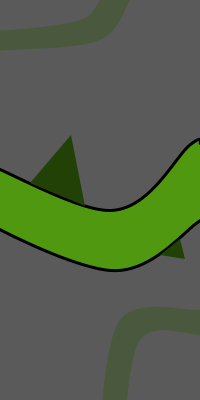
Frame 1 (no input)
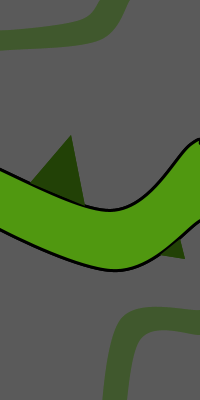
Frame 2 (the mouse pressed at the canvas centre, redrawn once)

The Processing sketch that drew these frames (run headless with seeded random() and noise(); the mouse was pressed at the canvas centre and the sketch redrawn once):

// Processing sketch: processing_24698
// ── processing_24698.pde

//import processing.pdf.*;

void setup() {
  size(200,400);
  background(90);
 noLoop();
 //beginRecord(PDF, "finalboard2pdf.pdf");
}

void draw() {

smooth();
noStroke();


fill(48, 86, 17, 100);
beginShape();
curveVertex(100, 0);
curveVertex(100, 0);
curveVertex(80, 20);
curveVertex(10, 30);
curveVertex(-50, 30);
curveVertex(-50, 50);
curveVertex(10, 50);
curveVertex(100, 40);
curveVertex(130, 0);
curveVertex(130, 0);

endShape();


smooth();
noFill();
noStroke();


fill(48, 86, 17, 100);
beginShape();
curveVertex(200, 310);
curveVertex(200, 310);
curveVertex(120, 320);
curveVertex(100, 450);
curveVertex(120, 450);
curveVertex(140, 340);
curveVertex(200, 335);
curveVertex(200, 335);

endShape();


smooth();
noFill();
stroke(0);
strokeWeight(3);

fill(80, 152, 16);
beginShape();
curveVertex(200, 143);
curveVertex(200, 143);
curveVertex(190, 144);
curveVertex(110, 210);
curveVertex(-50, 150);
curveVertex(-50, 200);
curveVertex(110, 270);
curveVertex(200, 220);
curveVertex(200, 220);
endShape();

noStroke();
fill(34,65,6);
triangle(30, 183, 71, 135, 85, 206);
triangle(160, 255, 185, 259, 180, 239);
//endRecord();
}
